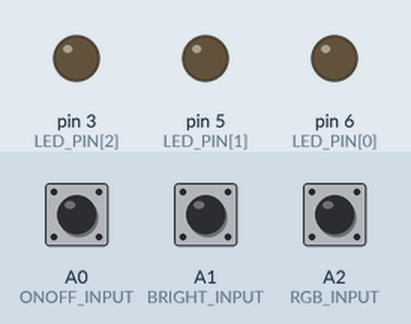
A program run on a simulated Arduino Uno, built with avr-gcc and run on an emulated ATmega328P. On the bench: output pins drawn as LEDs (lit = HIGH). The inputs (shaded band) are chosen by the test bench; at power-on: A0 (ONOFF_INPUT) HIGH, A2 (RGB_INPUT) HIGH, A1 (BRIGHT_INPUT) HIGH.

Above: at 1.2 s.
1.3 s: A0 (ONOFF_INPUT) pulled LOW for 0.15 s
2.9 s: A2 (RGB_INPUT) pulled LOW for 0.15 s
At 3.5 s:
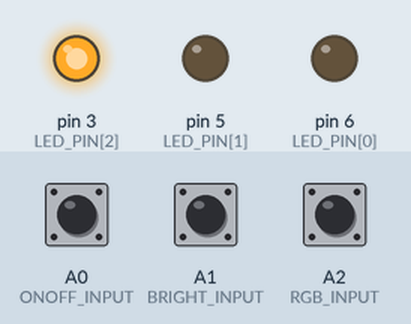
Timing chart, 0 to 5.9 s (numbered marks = the images above; inputs shaded):
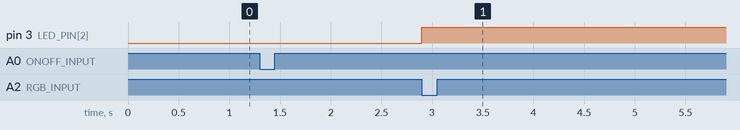

Measured:
- after the input at 2.9 s, pin 3 (LED_PIN[2]): LOW → HIGH at once

The program:

main.cpp
```cpp
#include "PinChangeInterrupt.h"

const int       ONOFF_INPUT = A0; //R9DS에서 6채널의 펄스를 받아드릴 핀
unsigned long   ONOFF_PulseWidth = 0;  //펄스폭 저장
unsigned long   ONOFF_StartHigh = 0;   //처음 high가 들어온 시간 저장
bool            ONOFF_NewPulse = 0;   // PulseWidth값이 바뀐경우 1,아닌경우 0으로 저장


const int       BRIGHT_INPUT = A1; // 3채널
unsigned long   BRIGHT_PulseWidth = 0;
unsigned long   BRIGHT_StartHigh = 0;
bool            BRIGHT_NewPulse = 0;


const int       RGB_INPUT = A2; // 5채널
unsigned long   RGB_PulseWidth= 0;
unsigned long   RGB_StartHigh= 0;
bool            RGB_NewPulse = 0;


const int       LED_PIN[3] = {6,5,3}; // pwm기능을 지원하는 핀을 삼색led rgb에 연결
bool            LED_ON = false; // 6채널값에 따라 변경되는 on/off상태를 저장할 변수
float           LED_BRIGHT = 255.0; // 3채널 값에 따라 변경되는 밝기를 저장할 변수
bool            LED_STATE[3]; // 5채널 값에 따라 선택되는 r,g,b값을 저장할 변수


void Pulse_calculate(const int& CH,unsigned long& StartHigh,bool& NewPulse,unsigned long& PulseWidth){

  if (digitalRead(CH) == HIGH){ //펄스가 low에서 high로 바뀌는 순간에 동작합니다.
    StartHigh = micros(); // 현재 시간을 저장합니다.
    return; // low->high 변경될 때 발생되는 인터럽트를 종료합니다.
  }

  // 펄스가 high->low로 변결될때 동작합니다.
  if( NewPulse == false){ //메인 loop에서  NewPulse를 false로 바꿔준 경우에만 작동합니다.
      PulseWidth = (unsigned long)(micros() - StartHigh); // 이전 low->high변화가 발생할때 시간과 현재 시간의 차이를 통해서 펄스폭을 계산합니다.
      StartHigh = 0; // 이후 계산을 위해 계산에 사용되었던 low->high가 변경될때의 시간을 초기화 합니다.
      NewPulse = true; // PulseWidth가 갱신되었음을 표시합니다.
  }

}

//각 6,3,5채널의 인터럽트 발생시 호출되는 함수로  채널에 해당하는 파라미터로 펄스폭 계산함수를 호출합니다.

void ONOFF(){    Pulse_calculate(ONOFF_INPUT,ONOFF_StartHigh,ONOFF_NewPulse,ONOFF_PulseWidth);}
void BRIGHT(){   Pulse_calculate(BRIGHT_INPUT,BRIGHT_StartHigh,BRIGHT_NewPulse,BRIGHT_PulseWidth);}
void RGB(){      Pulse_calculate(RGB_INPUT,RGB_StartHigh,RGB_NewPulse,RGB_PulseWidth);}


void setup(){

  //R9DS에서 나오는 신호를 입력으로 받는 핀을 설정합니다.
    pinMode(ONOFF_INPUT,INPUT_PULLUP);
    pinMode(BRIGHT_INPUT,INPUT_PULLUP);
    pinMode(RGB_INPUT,INPUT_PULLUP);

  //CHANGE설정을 사용해 각 채널의 신호가 high->low,low->high로 변경될 때 인터럽트를 발생시켜 펄스폭을 계산하도록 합니다.
    attachPCINT(digitalPinToPCINT(ONOFF_INPUT), ONOFF, CHANGE);
    attachPCINT(digitalPinToPCINT(BRIGHT_INPUT), BRIGHT, CHANGE);
    attachPCINT(digitalPinToPCINT(RGB_INPUT), RGB, CHANGE);

}


void loop(){

  if( ONOFF_NewPulse  == true ){ // 6채널의 펄스가 새롭게 계산되었을때 실행

    if(ONOFF_PulseWidth > 1500){ //6채널에서 설정할 수 있는 두 개 펄스폭 중 1100,1900 중에 1900인 경우
      LED_ON = true; // LED를 ON합니다.
    }
    else{ // 펄스폭이 1100인 경우
      LED_ON = false; // LED를 OFF합니다.
      // 모든 LED를 끄고 LED를 OFF상태로 만듭니다.
      analogWrite(LED_PIN[0],0);
      analogWrite(LED_PIN[1],0);
      analogWrite(LED_PIN[2],0);
    }

    ONOFF_NewPulse = false; // 변경 펄스 값을 사용했음을 표시합니다.
  }


  if(LED_ON){ //3채널에서 LED를 켰을 경우에만 실행됩니다.

    if( BRIGHT_NewPulse  == true){// 3채널의 펄스가 새롭게 계산되었을때 실행

      //3채널의 펄스폭은 최소 1300에서 최대 1950이라 그 값을 LED 값을 제어하는데 필요한 0 ~255에 값으로 매핑합니다.
      LED_BRIGHT = ((float)BRIGHT_PulseWidth - 1300.0) /2.5;

      //매핑하여 구한 값이 0~255를 벗어나는 범위라면 범위내의 값으로 재설정합니다.
      if(LED_BRIGHT < 0.0)  LED_BRIGHT = 0.0;
      else if (LED_BRIGHT>255.0) LED_BRIGHT =255.0;

      BRIGHT_NewPulse  = false;// 변경 펄스 값을 사용했음을 표시합니다.
    }

    if( RGB_NewPulse  == true){// 5채널의 펄스가 새롭게 계산되었을때 실행
      //우선 값들을 모두 off로 초기화 합니다.
      LED_STATE[0]=LED_STATE[1]=LED_STATE[2]=0;

      //5채널에서 선택가능한 펄스폭이 1100,1500,1900이 있을때,
      if(RGB_PulseWidth<1250)      LED_STATE[0]=1; //1100인 경우 red만 on
      else if(RGB_PulseWidth<1750) LED_STATE[1]=1; //1500인 경우 green만 on
      else                         LED_STATE[2]=1; // 1900인 경우 blue만 on
      RGB_NewPulse  = false;// 변경 펄스 값을 사용했음을 표시합니다.
    }

    //3번 채널에서 설정한 밝기값과 5채널에서 설정한 r,g,b의 개별 on/off상태를 곱해서 3,5,6핀의 출력으로 내보냅니다.
    analogWrite(LED_PIN[0],(int)(LED_STATE[0]*LED_BRIGHT));
    analogWrite(LED_PIN[1],(int)(LED_STATE[1]*LED_BRIGHT));
    analogWrite(LED_PIN[2],(int)(LED_STATE[2]*LED_BRIGHT));
  }

}
```
